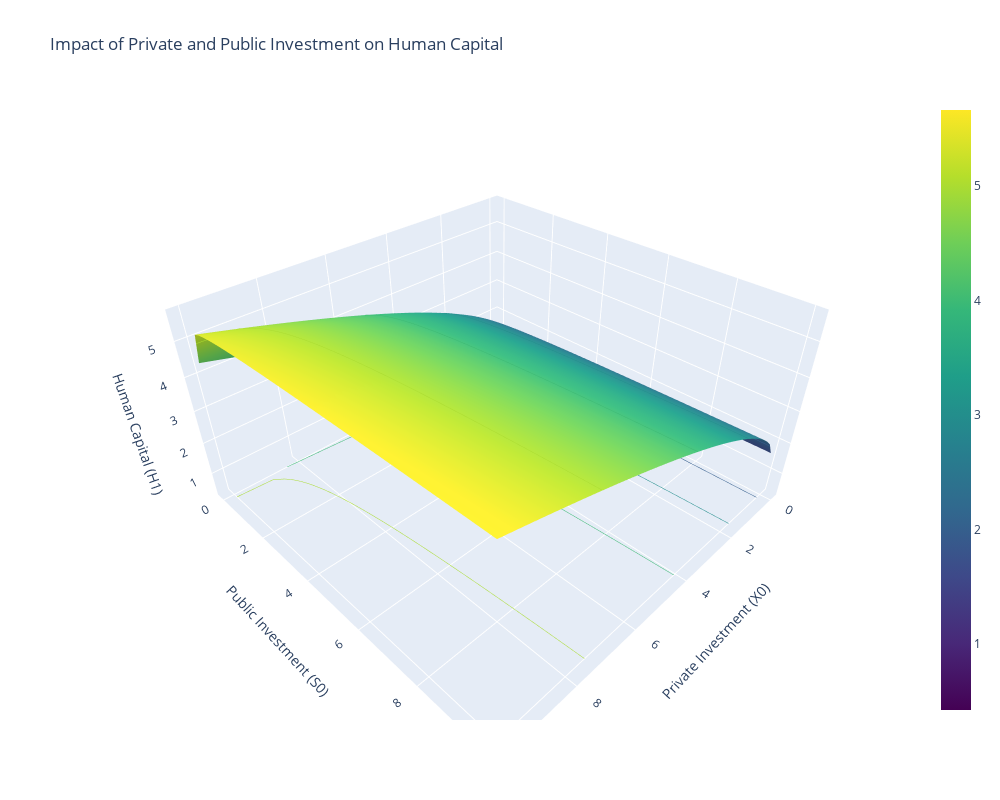

The code cell stored with this chart in its notebook:
### Code cell
# Initialize the model
model = BeckerTomesModelDebugged()

# Define ranges for Private Investment (X0) and Public Investment (S0)
X0_values = np.linspace(0, 10, 50)  # Range of private investment
S0_values = np.linspace(0, 10, 50)  # Range of public investment

# Prepare storage for computed Human Capital (H1)
H1_values = np.zeros((len(X0_values), len(S0_values)))

# Compute H1 over grid of X0 and S0
for i, X0 in enumerate(X0_values):
    for j, S0 in enumerate(S0_values):
        model.par.X0 = X0  # Set the model's private investment
        model.par.S0 = S0  # Set the model's public investment
        model.solve_continuous1()
        if hasattr(model.sol, 'optimal_X'):
            E1 = model.endowment_production(model.par.E0)  # Calculate endowment at the next period
            H1 = model.human_capital_production1(X0, S0, E1)  # Calculate human capital
            H1_values[i, j] = H1
        else:
            H1_values[i, j] = np.nan  # Use NaN for cases where solution is not found

# Generate meshgrid for plotting
X0_mesh, S0_mesh = np.meshgrid(X0_values, S0_values)

# Create the 3D plot
fig = go.Figure(data=[go.Surface(
    x=X0_mesh, y=S0_mesh, z=H1_values,
    contours={
        'z': {
            'show': True,
            'usecolormap': True,
            'highlightcolor': "limegreen",
            'project_z': True
        }
    }
)])

# Update traces for aesthetics and hover information
fig.update_traces(
    colorscale="Viridis",
    hovertemplate="Private Investment (X0): %{x}<br>Public Investment (S0): %{y}<br>Human Capital (H1): %{z}<extra></extra>"
)

# Configure the layout of the plot
fig.update_layout(
    scene=dict(
        xaxis=dict(title='Private Investment (X0)', showgrid=True),
        yaxis=dict(title='Public Investment (S0)', showgrid=True),
        zaxis=dict(title='Human Capital (H1)', showgrid=True)
    ),
    title="Impact of Private and Public Investment on Human Capital",
    width=1000,
    height=800
)

fig.show()

### Figure 1 — Plotly figure (JSON) as saved in the notebook; plotly's stock layout.template omitted (floating-point values rounded to 4 significant figures; data arrays with more than 128 entries replaced by an {"elided": "..."} marker saying what was removed)
{"data": [{"colorscale": [[0, "#440154"], [0.1111, "#482878"], [0.2222, "#3e4989"], [0.3333, "#31688e"], [0.4444, "#26828e"], [0.5556, "#1f9e89"], [0.6667, "#35b779"], [0.7778, "#6ece58"], [0.8889, "#b5de2b"], [1, "#fde725"]], "contours": {"z": {"highlightcolor": "limegreen", "project": {"z": true}, "show": true, "usecolormap": true}}, "hovertemplate": "Private Investment (X0): %{x}<br>Public Investment (S0): %{y}<br>Human Capital (H1): %{z}<extra></extra>", "type": "surface", "x": {"elided": "50x50 float values"}, "y": {"elided": "50x50 float values"}, "z": {"elided": "50x50 float values"}}], "layout": {"height": 800, "scene": {"xaxis": {"showgrid": true, "title": {"text": "Private Investment (X0)"}}, "yaxis": {"showgrid": true, "title": {"text": "Public Investment (S0)"}}, "zaxis": {"showgrid": true, "title": {"text": "Human Capital (H1)"}}}, "title": {"text": "Impact of Private and Public Investment on Human Capital"}, "width": 1000}}
